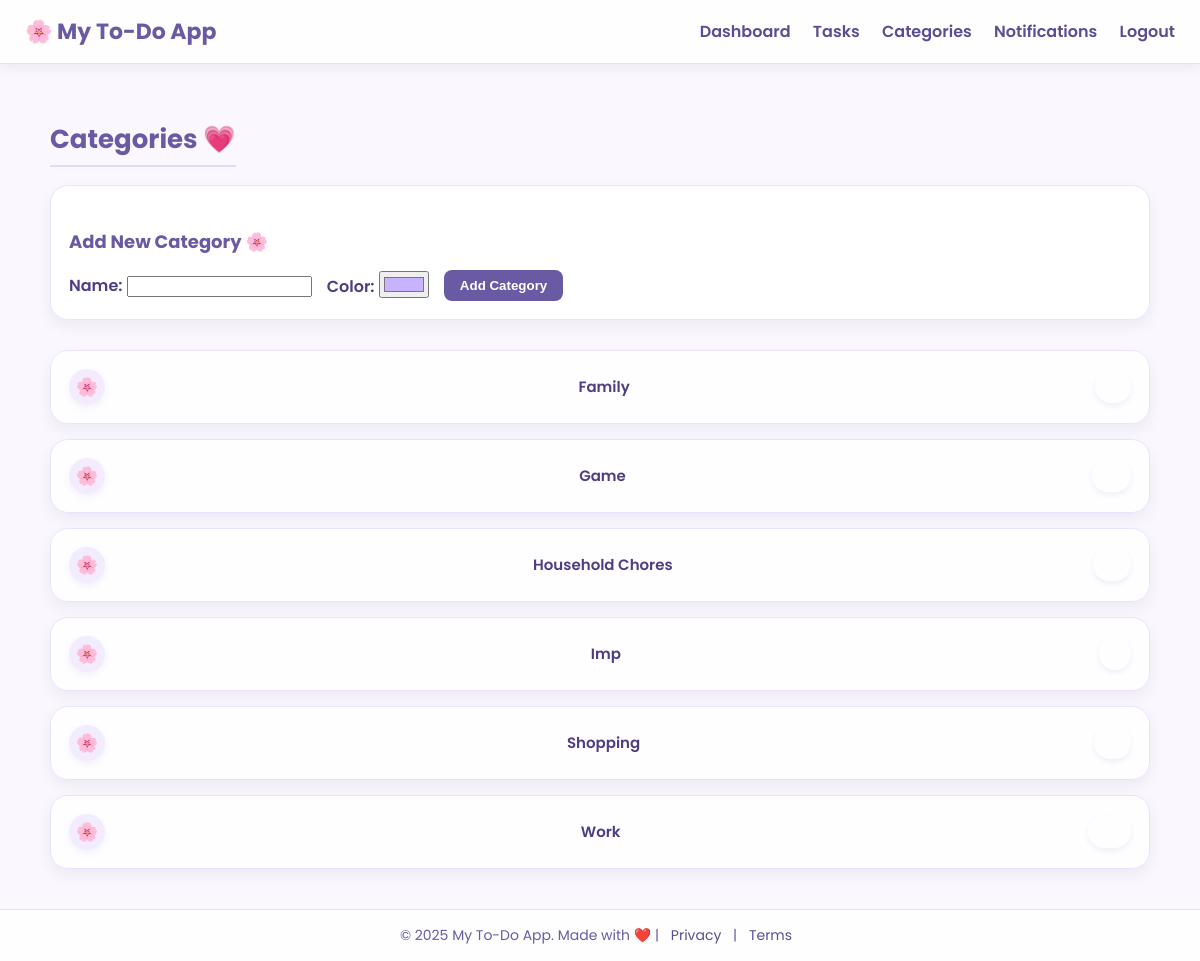
The page /categories/ (signed in) on the database its author committed.
### todo/models.py (models this page shows, shortened)
class Category(models.Model):
    user = models.ForeignKey(User, on_delete=models.CASCADE, related_name='categories')
    name = models.CharField(max_length=50)
    color = models.CharField(max_length=7, default="#c8b3ff")  # pastel color for UI
    class Meta:
        unique_together = (('user', 'name'),)

### todo/views.py (the view)
# urls.py: path('categories/', views.category_list, name='category-list'),
@login_required
def category_list(request):
    categories = Category.objects.filter(user=request.user).order_by('name')
    if request.method == "POST":
        form = CategoryForm(request.POST)
        if form.is_valid():
            cat = form.save(commit=False)
            cat.user = request.user
            cat.save()
            messages.success(request, "Category added.")
            return redirect("category-list")
    else:
        form = CategoryForm()
    return render(request, "category/categories.html", {"categories": categories, "form": form})

### todo/forms.py
class CategoryForm(forms.ModelForm):
    class Meta:
        model = Category
        fields = ['name', 'color']
        widgets = {
            'color': forms.TextInput(attrs={'type': 'color'})
        }

### todo/templates/category/categories.html (shortened to what this page needs)
{% extends "base.html" %}
{% block content %}
<h3 class="page-title">Categories 💗</h3>
<div class="cat-box" style="margin-bottom: 30px; background: rgba(255, 255, 255, 0.9);">
    <div style="width: 100%;">
        <h4 style="color: #6a5aa3; margin-bottom: 15px; font-size: 18px;">Add New Category 🌸</h4>
        <form method="post">
            <div style="display: flex; gap: 15px; align-items: center; flex-wrap: wrap;">
                <div>
                    <label for="{{ form.name.id_for_label }}" style="font-weight: 600; color: #4f3d84;">Name:</label>
                    {{ form.name }}
                </div>
                <div>
                    <label for="{{ form.color.id_for_label }}" style="font-weight: 600; color: #4f3d84;">Color:</label>
                    {{ form.color }}
                </div>
                <button type="submit" style="padding: 8px 16px; background: #6a5aa3; color: white; border: none; border-radius: 8px; font-weight: 600; cursor: pointer; transition: 0.2s;">Add Category</button>
            </div>
        </form>
    </div>
</div>
{% for c in categories %}
<div class="cat-box">
    <div class="icon-bubble">
        🌸
    </div>
    <a class="cat-text" href="{% url 'category-tasks' c.pk %}">
        {{ c.name }}
    </a>
    <span class="cat-pill" >
    </span>
</div>
{% empty %}
<p>No categories added!</p>
{% endfor %}
{% endblock %}

### todo/templates/base.html (style rules this page uses)
body { margin: 0; padding: 0; font-family: "Poppins", sans-serif; background: linear-gradient(135deg, #fdf6ff, #fef4f0, #f2fbff); color: #4f3d84; }
a { text-decoration: none; }

### todo/templates/category/categories.html (style rules this page uses)
body { background: #faf7ff; }
.page-title { font-size: 26px; font-weight: 700; color: #6a5aa3; margin-bottom: 18px; padding-bottom: 6px; border-bottom: 2px solid #e3d8ff; display: inline-block; }
.cat-box { padding: 18px; border-radius: 18px; background: rgba(255, 255, 255, 0.75); backdrop-filter: blur(6px); border: 1px solid #e9e2ff; box-shadow: 0 6px 15px rgba(0,0,0,0.06); margin-bottom: 15px; transition: 0.25s ease; display: flex; justify-content: space-between; align-items: center; }
.cat-pill { padding: 6px 14px; border-radius: 18px; color: #fff; font-size: 14px; font-weight: 600; box-shadow: 0 3px 6px rgba(0,0,0,0.06); letter-spacing: 0.3px; display: inline-block; }
.cat-text { color: #4f3d84; font-weight: 600; font-size: 15px; text-decoration: none; margin-left: 8px; transition: 0.2s; }
.icon-bubble { width: 36px; height: 36px; border-radius: 50%; background: #f3ecff; display: flex; justify-content: center; align-items: center; font-size: 18px; box-shadow: 0 3px 8px rgba(0,0,0,0.05); }

### rows shown on the page
Category: name "Family"
Category: name "Game"
Category: name "Household Chores"
Category: name "Imp"
Category: name "Shopping"
Category: name "Work"
